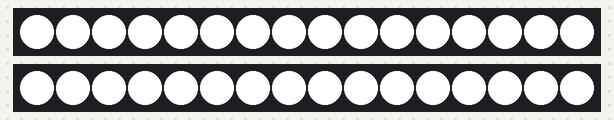
Recording of a sketch running on a simulated Arduino Uno, built for the host (arithmetic inside an expression is 32-bit, double 64-bit). On the bench: 2 × 16 RGB LEDs in strip order, left to right.

Above: at 0.1 s.
At 0.6 s:
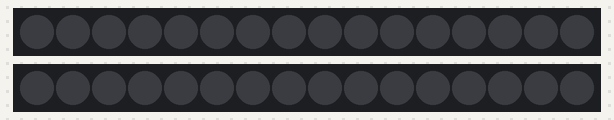

The sketch:

SideLEDreverseSignal.ino
```cpp
#include <FastLED.h>

// How many leds in your strip?
#define NUM_LEDS 16

// For led chips like Neopixels, which have a data line, ground, and power, you just
// need to define DATA_PIN.  For led chipsets that are SPI based (four wires - data, clock,
// ground, and power), like the LPD8806 define both DATA_PIN and CLOCK_PIN
#define DATA_PIN 3
#define CLOCK_PIN 13

// Define the array of leds
CRGB leds[NUM_LEDS];

void setup() {
      // Uncomment/edit one of the following lines for your leds arrangement.
      // FastLED.addLeds<TM1803, DATA_PIN, RGB>(leds, NUM_LEDS);
      // FastLED.addLeds<TM1804, DATA_PIN, RGB>(leds, NUM_LEDS);
      // FastLED.addLeds<TM1809, DATA_PIN, RGB>(leds, NUM_LEDS);
      // FastLED.addLeds<WS2811, DATA_PIN, RGB>(leds, NUM_LEDS);
      // FastLED.addLeds<WS2812, DATA_PIN, RGB>(leds, NUM_LEDS);
      // FastLED.addLeds<WS2812B, DATA_PIN, RGB>(leds, NUM_LEDS);
      //FastLED.addLeds<NEOPIXEL, DATA_PIN>(leds, NUM_LEDS);
      // FastLED.addLeds<APA104, DATA_PIN, RGB>(leds, NUM_LEDS);
      // FastLED.addLeds<UCS1903, DATA_PIN, RGB>(leds, NUM_LEDS);
      // FastLED.addLeds<UCS1903B, DATA_PIN, RGB>(leds, NUM_LEDS);
      // FastLED.addLeds<GW6205, DATA_PIN, RGB>(leds, NUM_LEDS);
      // FastLED.addLeds<GW6205_400, DATA_PIN, RGB>(leds, NUM_LEDS);

       FastLED.addLeds<WS2801, RGB>(leds, NUM_LEDS);
      // FastLED.addLeds<SM16716, RGB>(leds, NUM_LEDS);
      // FastLED.addLeds<LPD8806, RGB>(leds, NUM_LEDS);
      // FastLED.addLeds<P9813, RGB>(leds, NUM_LEDS);
      // FastLED.addLeds<APA102, RGB>(leds, NUM_LEDS);
      // FastLED.addLeds<DOTSTAR, RGB>(leds, NUM_LEDS);

       FastLED.addLeds<WS2801, DATA_PIN, CLOCK_PIN, RGB>(leds, NUM_LEDS);
      // FastLED.addLeds<SM16716, DATA_PIN, CLOCK_PIN, RGB>(leds, NUM_LEDS);
      // FastLED.addLeds<LPD8806, DATA_PIN, CLOCK_PIN, RGB>(leds, NUM_LEDS);
      // FastLED.addLeds<P9813, DATA_PIN, CLOCK_PIN, RGB>(leds, NUM_LEDS);
      // FastLED.addLeds<APA102, DATA_PIN, CLOCK_PIN, RGB>(leds, NUM_LEDS);
      // FastLED.addLeds<DOTSTAR, DATA_PIN, CLOCK_PIN, RGB>(leds, NUM_LEDS);
}

void loop() {
  // Turn the LED on, then pause
  leds[0] = CRGB::White;
  leds[1] = CRGB::White;
  leds[2] = CRGB::White;
  leds[3] = CRGB::White;
  leds[4] = CRGB::White;
  leds[5] = CRGB::White;
  leds[6] = CRGB::White;
  leds[7] = CRGB::White;
  leds[8] = CRGB::White;
  leds[9] = CRGB::White;
  leds[10] = CRGB::White;
  leds[11] = CRGB::White;
  leds[12] = CRGB::White;
  leds[13] = CRGB::White;
  leds[14] = CRGB::White;
  leds[15] = CRGB::White;
  leds[16] = CRGB::White;
  FastLED.show();
  delay(500);
  // Now turn the LED off, then pause
    leds[0] = CRGB::Black;
  leds[1] = CRGB::Black;
  leds[2] = CRGB::Black;
  leds[3] = CRGB::Black;
  leds[4] = CRGB::Black;
  leds[5] = CRGB::Black;
  leds[6] = CRGB::Black;
  leds[7] = CRGB::Black;
  leds[8] = CRGB::Black;
  leds[9] = CRGB::Black;
  leds[10] = CRGB::Black;
  leds[11] = CRGB::Black;
  leds[12] = CRGB::Black;
  leds[13] = CRGB::Black;
  leds[14] = CRGB::Black;
  leds[15] = CRGB::Black;
  leds[16] = CRGB::Black;
  FastLED.show();
  delay(500);
}
```

Measured:
- what the display in image 1 shows lasts 0.5 s, from 0.5 s to 1.0 s
